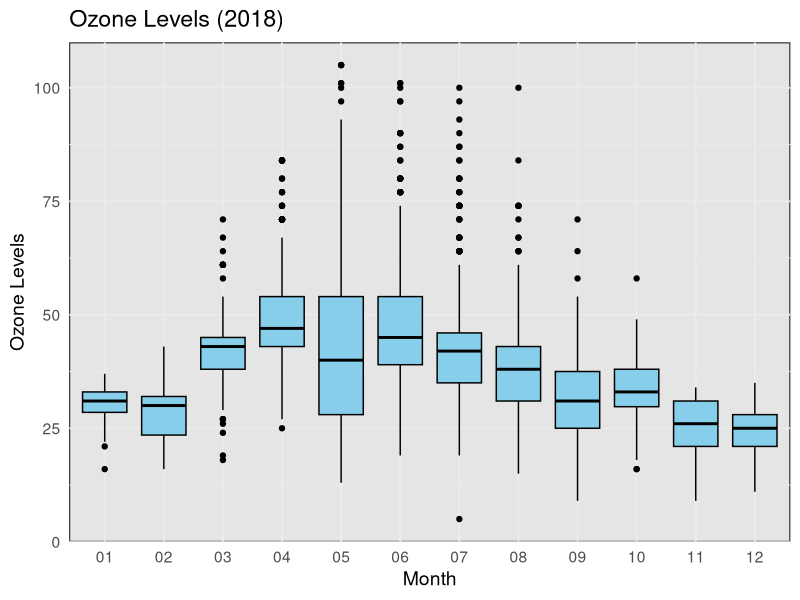
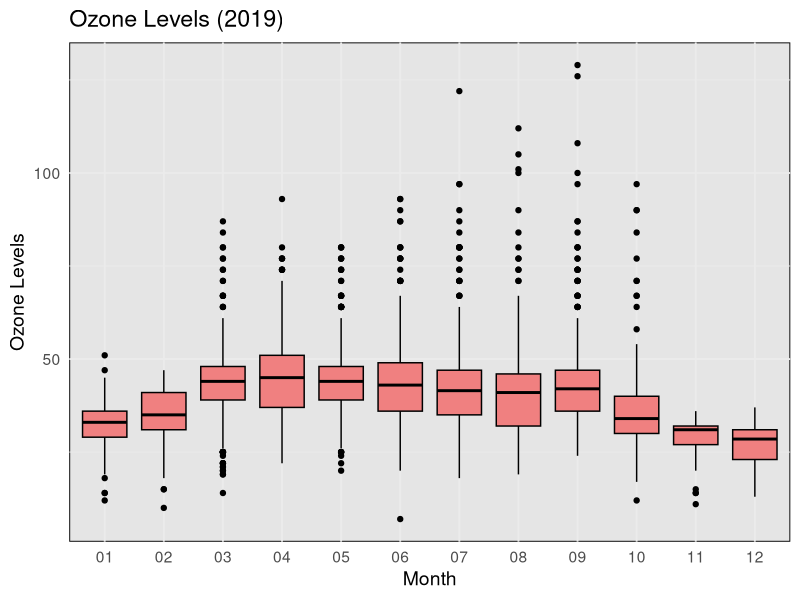

The R source for these figures, in order:
## ---- chunk 1

#Import libraries
library(tidyverse)
library(lubridate)
library(here)
library(knitr)

#Import EPA data & fix dates
epa_data <- read.csv(
  here("Data", "Processed", "EPAair_O3_PM25_NC1819_Processed.csv"),
  stringsAsFactors = TRUE
) %>%
  mutate(Date = ymd_hms(Date))  # Correctly parse Date-Time format
## ---- chunk 2
library(dplyr)
#Compute mean PM2.5 concentration for each county, sorted by value
summary_PM25 <- epa_data %>%
  drop_na(AQI_PM2.5) %>%
  group_by(COUNTY) %>%
  summarize(mean_PM2.5 = round(mean(AQI_PM2.5), 2)) %>%
  arrange(mean_PM2.5)
#Compute mean ozone concentration for each county, sorted by value
summary_Ozone <- epa_data %>%
  drop_na(AQI_Ozone) %>%
  group_by(COUNTY) %>%
  summarize(mean_Ozone = round(mean(AQI_Ozone), 2)) %>%
  arrange(mean_Ozone)
#Use the `kable` function to produce the 2 tables in markdown format
kable(summary_PM25, col.names = c("County", "$\\mu g/m^3$"), caption = "Mean Particulates (2.5mm)") 
kable(summary_Ozone, col.names = c("County", "$\\mu g/m^3$"), caption = "Mean Ozone") 

## ---- chunk 3

library(ggplot2)
library(dplyr)
  
# Filter data for 2018
ozone_2018 <- epa_data %>%
  filter(format(Date, "%Y") == "2018")

# Create boxplot for 2018
ggplot(ozone_2018, aes(x = factor(format(Date, "%m")), y = AQI_Ozone)) +
  geom_boxplot(fill = "skyblue", color = "black") +
  labs(title = "Ozone Levels (2018)", x = "Month", y = "Ozone Levels") +
  theme_minimal(base_size = 14) + 
  theme(panel.background = element_rect(fill = "grey90"))

## ---- chunk 4


# Filter data for 2019
ozone_2019 <- epa_data %>%
  filter(format(Date, "%Y") == "2019")

# Create boxplot for 2019
ggplot(ozone_2019, aes(x = factor(format(Date, "%m")), y = AQI_Ozone)) +
  geom_boxplot(fill = "lightcoral", color = "black") +
  labs(title = "Ozone Levels (2019)", x = "Month", y = "Ozone Levels") +
  theme_minimal(base_size = 14) + 
  theme(panel.background = element_rect(fill = "grey90"))

